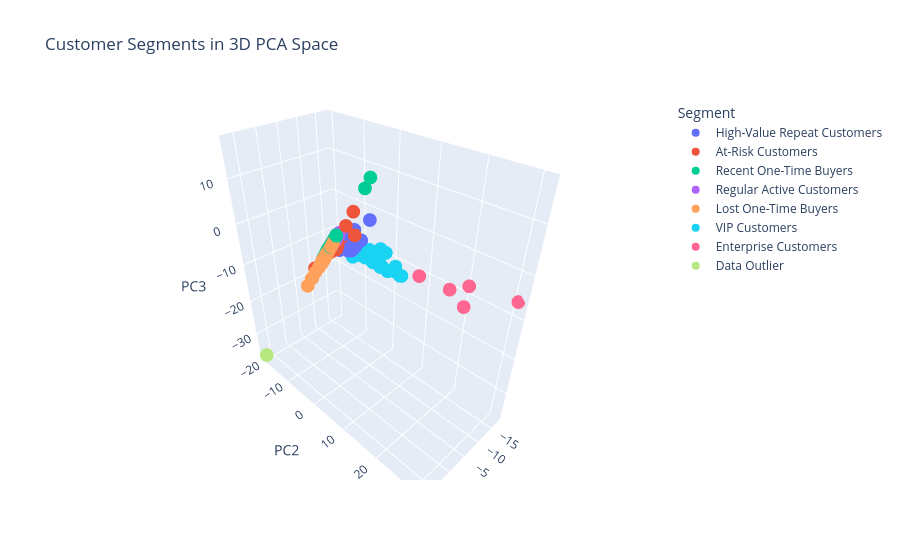

Source (notebook cell):
### Code cell
# import plotly.express as px

# fig = px.scatter_3d(
#     pca_df,
#     x="PC1",
#     y="PC2",
#     z="PC3",
#     color="Segment",
#     title="Customer Segments in 3D PCA Space"
# )

# fig.show()
# tried 3d plot

### Figure 1 — Plotly figure (JSON) as saved in the notebook; plotly's stock layout.template omitted (floating-point values rounded to 4 significant figures; data arrays with more than 128 entries replaced by an {"elided": "..."} marker saying what was removed)
{"data": [{"hovertemplate": "Segment=High-Value Repeat Customers<br>PC1=%{x}<br>PC2=%{y}<br>PC3=%{z}<extra></extra>", "legendgroup": "High-Value Repeat Customers", "marker": {"color": "#636efa", "symbol": "circle"}, "mode": "markers", "name": "High-Value Repeat Customers", "scene": "scene", "showlegend": true, "type": "scatter3d", "x": {"elided": "1255 float values"}, "y": {"elided": "1255 float values"}, "z": {"elided": "1255 float values"}}, {"hovertemplate": "Segment=At-Risk Customers<br>PC1=%{x}<br>PC2=%{y}<br>PC3=%{z}<extra></extra>", "legendgroup": "At-Risk Customers", "marker": {"color": "#EF553B", "symbol": "circle"}, "mode": "markers", "name": "At-Risk Customers", "scene": "scene", "showlegend": true, "type": "scatter3d", "x": {"elided": "1260 float values"}, "y": {"elided": "1260 float values"}, "z": {"elided": "1260 float values"}}, {"hovertemplate": "Segment=Recent One-Time Buyers<br>PC1=%{x}<br>PC2=%{y}<br>PC3=%{z}<extra></extra>", "legendgroup": "Recent One-Time Buyers", "marker": {"color": "#00cc96", "symbol": "circle"}, "mode": "markers", "name": "Recent One-Time Buyers", "scene": "scene", "showlegend": true, "type": "scatter3d", "x": {"elided": "694 float values"}, "y": {"elided": "694 float values"}, "z": {"elided": "694 float values"}}, {"hovertemplate": "Segment=Regular Active Customers<br>PC1=%{x}<br>PC2=%{y}<br>PC3=%{z}<extra></extra>", "legendgroup": "Regular Active Customers", "marker": {"color": "#ab63fa", "symbol": "circle"}, "mode": "markers", "name": "Regular Active Customers", "scene": "scene", "showlegend": true, "type": "scatter3d", "x": {"elided": "554 float values"}, "y": {"elided": "554 float values"}, "z": {"elided": "554 float values"}}, {"hovertemplate": "Segment=Lost One-Time Buyers<br>PC1=%{x}<br>PC2=%{y}<br>PC3=%{z}<extra></extra>", "legendgroup": "Lost One-Time Buyers", "marker": {"color": "#FFA15A", "symbol": "circle"}, "mode": "markers", "name": "Lost One-Time Buyers", "scene": "scene", "showlegend": true, "type": "scatter3d", "x": {"elided": "558 float values"}, "y": {"elided": "558 float values"}, "z": {"elided": "558 float values"}}, {"hovertemplate": "Segment=VIP Customers<br>PC1=%{x}<br>PC2=%{y}<br>PC3=%{z}<extra></extra>", "legendgroup": "VIP Customers", "marker": {"color": "#19d3f3", "symbol": "circle"}, "mode": "markers", "name": "VIP Customers", "scene": "scene", "showlegend": true, "type": "scatter3d", "x": [-5.498, -8.727, -3.432, -4.503, -4.976, -4.359, -8.928, -6.315, -3.819, -4.731, -3.798, -4.164, -4.201, -4.445, -5.461, -4.584, -6.642, -7.724, -5.212, -4.557, -8.215, -9.938, -3.958, -5.162, -5.419, -5.784, -4.753, -4.079, -5.033, -3.048, -6.467, -4.277, -4.401, -7.754, -9.749, -3.985, -6.766, -4.218], "y": [3.402, 6.518, 1.195, 2.381, 4.048, 2.148, 8.402, 5.58, 1.373, 2.922, 1.157, 1.912, 2.137, 3.059, 4.354, 3.904, 4.371, 5.45, 3.595, 2.568, 9.067, 9.248, 2.038, 4.329, 3.714, 7.336, 5.345, 1.664, 2.626, 2.403, 8.064, 2.184, 2.41, 5.963, 8.986, 2.092, 5.942, 1.274], "z": [-3.139, -6.411, -1.923, -1.968, -1.698, -1.878, -5.759, -3.058, -1.53, -2.066, -1.708, -1.748, -1.628, -1.15, -2.359, -0.8467, -4.313, -5.443, -2.46, -2.02, -3.963, -6.862, -1.306, -1.719, -2.695, 0.2877, -0.2511, -1.818, -2.747, -2.335, -0.5101, -1.781, -1.816, -5.184, -6.838, -1.227, -3.6, -2.417]}, {"hovertemplate": "Segment=Enterprise Customers<br>PC1=%{x}<br>PC2=%{y}<br>PC3=%{z}<extra></extra>", "legendgroup": "Enterprise Customers", "marker": {"color": "#FF6692", "symbol": "circle"}, "mode": "markers", "name": "Enterprise Customers", "scene": "scene", "showlegend": true, "type": "scatter3d", "x": [-10.4, -13.41, -13.88, -17.23, -17.76], "y": [13.41, 18.74, 22.63, 20.09, 30.95], "z": [-5.17, -7.23, -4.762, -12.83, -6.104]}, {"hovertemplate": "Segment=Data Outlier<br>PC1=%{x}<br>PC2=%{y}<br>PC3=%{z}<extra></extra>", "legendgroup": "Data Outlier", "marker": {"color": "#B6E880", "symbol": "circle"}, "mode": "markers", "name": "Data Outlier", "scene": "scene", "showlegend": true, "type": "scatter3d", "x": [7.168], "y": [-19.86], "z": [-36.54]}], "layout": {"legend": {"title": {"text": "Segment"}, "tracegroupgap": 0}, "scene": {"domain": {"x": [0, 1], "y": [0, 1]}, "xaxis": {"title": {"text": "PC1"}}, "yaxis": {"title": {"text": "PC2"}}, "zaxis": {"title": {"text": "PC3"}}}, "title": {"text": "Customer Segments in 3D PCA Space"}}}
